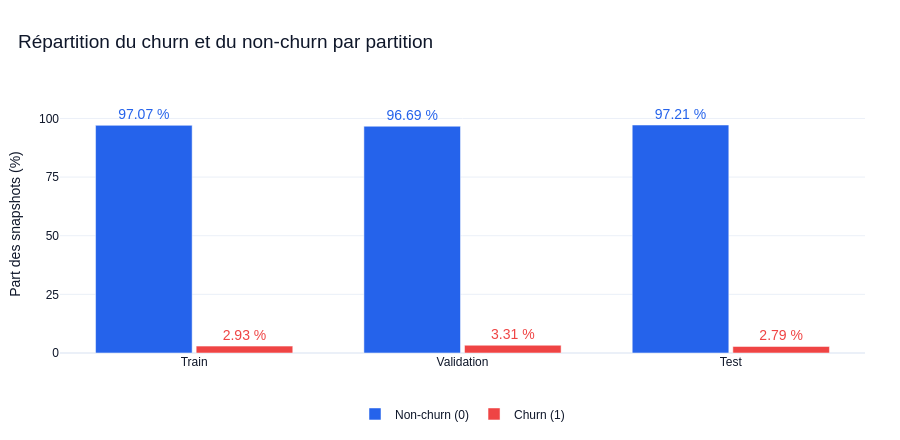

Write notebook code for a chart like this one.
### Markdown cell above
## 3. Quelle est la répartition du churn dans chaque partition ?

Chaque partition comporte deux barres côte à côte : **bleu = non-churn**, **rouge = churn**.
Leur hauteur indique la proportion de chaque classe, avec le pourcentage au-dessus de chaque barre.
Le survol donne les effectifs de chaque classe et le total. Les proportions sont calculées après les exclusions du split.

### Code cell
fig = plot_partition_target_balance(split_summary)
fig.show(renderer="plotly_mimetype")

### Figure 1 — Plotly figure (JSON) as saved in the notebook; plotly's stock layout.template omitted (floating-point values rounded to 4 significant figures)
{"data": [{"cliponaxis": false, "customdata": [[19513, 20103], [6100, 6309], [5745, 5910]], "hovertemplate": "%{x}<br>%{fullData.name} : %{y:.2f} %<br>Snapshots : %{customdata[0]:,.0f}<br>Total partition : %{customdata[1]:,.0f}<extra></extra>", "marker": {"color": "#2563EB"}, "name": "Non-churn (0)", "text": ["97.07 %", "96.69 %", "97.21 %"], "textfont": {"color": "#2563EB", "size": 14}, "textposition": "outside", "type": "bar", "x": ["Train", "Validation", "Test"], "y": [97.07, 96.69, 97.21]}, {"cliponaxis": false, "customdata": [[590, 20103], [209, 6309], [165, 5910]], "hovertemplate": "%{x}<br>%{fullData.name} : %{y:.2f} %<br>Snapshots : %{customdata[0]:,.0f}<br>Total partition : %{customdata[1]:,.0f}<extra></extra>", "marker": {"color": "#EF4444"}, "name": "Churn (1)", "text": ["2.93 %", "3.31 %", "2.79 %"], "textfont": {"color": "#EF4444", "size": 14}, "textposition": "outside", "type": "bar", "x": ["Train", "Validation", "Test"], "y": [2.935, 3.313, 2.792]}], "layout": {"bargap": 0.25, "bargroupgap": 0.04, "barmode": "group", "font": {"color": "#0F172A", "family": "Arial", "size": 12}, "height": 440, "hoverlabel": {"bgcolor": "white", "font": {"size": 12}}, "legend": {"orientation": "h", "x": 0.5, "xanchor": "center", "y": -0.18}, "margin": {"b": 75, "l": 60, "r": 35, "t": 95}, "paper_bgcolor": "white", "plot_bgcolor": "white", "title": {"font": {"color": "#0F172A", "size": 19}, "text": "Répartition du churn et du non-churn par partition", "x": 0.02}, "xaxis": {"categoryarray": ["Train", "Validation", "Test"], "categoryorder": "array", "title": {}}, "yaxis": {"range": [0, 110], "ticksuffix": " %", "tickvals": [0, 25, 50, 75, 100], "title": {"text": "Part des snapshots (%)"}}}}
